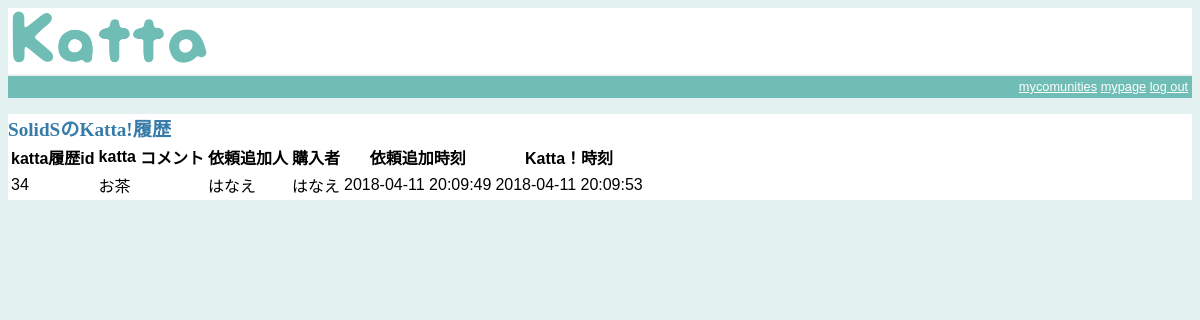
/kattahist?comuid=5 (signed in), run on the app's committed database.
### tables this page shows
CREATE TABLE comunity(
  comuid integer primary key autoincrement,
  comuname string not null,
  comupass string not null
);

CREATE TABLE comubhist(
  comubhsid integer primary key autoincrement,
  comubuysid integer,
  buycomuid integer not null,
  buyuserid integer not null,
  boughtuserid integer not null,
  comubuy string not null,
  comubuytime default CURRENT_TIMESTAMP,
  kattatime default CURRENT_TIMESTAMP,
  comuetc text default ""
);

CREATE TABLE users(
  userid integer primary key autoincrement,
  username string not null,
  nickname string not null,
  password string not null,
  maincomuid integer default 0
);

### katta.py (the view)
@app.route('/kattahist', methods=['GET'])
def kattahist():
    comuid = request.args.get('comuid', type=int)
    cur = g.db.execute('select * from comubhist where buycomuid = ? order by comubhsid desc',[comuid])
    CHdict = [dict(comubhsid=row[0], comubuysid=row[1], buycomuid=row[2], buyuserid=row[3], boughtuserid=row[4], comubuy=row[5], comubuytime=row[6], kattatime=row[7], comuetc=row[8]) for row in cur.fetchall()]
    mx = [['' for i in range(9)] for j in range(len(CHdict))]
    for i in range(len(CHdict)):
        mx[i][0] = CHdict[i]['comubhsid']
        mx[i][1] = CHdict[i]['comubuysid']
        mx[i][2] = CHdict[i]['buycomuid']
        mx[i][3] = CHdict[i]['buyuserid']
        mx[i][4] = CHdict[i]['boughtuserid']
        mx[i][5] = CHdict[i]['comubuy']
        mx[i][6] = CHdict[i]['comubuytime']
        mx[i][7] = CHdict[i]['kattatime']
        mx[i][8] = CHdict[i]['comuetc']
        i += 1
    kattahists = []
    comuname = getComuN(comuid)
    for i in range(len(CHdict)):
        buyuser = getNicname(mx[i][3])
        boughtuser = getNicname(mx[i][4])
        kattahists.append(dict(comubhsid=mx[i][0],buyuser=buyuser,boughtuser=boughtuser,comubuy=mx[i][5], comubuytime=mx[i][6],kattatime=mx[i][7],comuetc=mx[i][8]))
        i += 1
    return render_template('kattahist.html', comuname=comuname,kattahists=kattahists)

### katta.py (called while the page is built)
def connect_db():
    return sqlite3.connect(app.config['DATABASE'])

def NaPlist():
    cur = g.db.execute('select userid, username, nickname, password, maincomuid from users order by userid')
    NaPdict = [dict(userid=row[0], username=row[1], nickname=row[2], password=row[3], maincomuid=row[4]) for row in cur.fetchall()]
    x = [['' for i in range(5)]for j in range(len(NaPdict))]
    for ii in range(len(NaPdict)):
        x[ii][0] = NaPdict[ii]["userid"]
        x[ii][1] = NaPdict[ii]["username"]
        x[ii][2] = NaPdict[ii]["nickname"]
        x[ii][3] = NaPdict[ii]["password"]
        x[ii][4] = NaPdict[ii]["maincomuid"]
        ii += 1
    return x

def getNicname(userid):
    x = NaPlist()
    y = []
    ans = "anknown user"
    for i in range(len(x)):
        if userid == x[i][0]:
            ans = x[i][2]
        i += 1
    return ans

def CNaPlist():
    cur = g.db.execute('select * from comunity order by comuid')
    CNaPdict = [dict(comuid=row[0], comuname=row[1], comupass=row[2]) for row in cur.fetchall()]
    cx = [['' for i in range(3)]for j in range(len(CNaPdict))]
    for ii in range(len(CNaPdict)):
        cx[ii][0] = CNaPdict[ii]["comuid"]
        cx[ii][1] = CNaPdict[ii]["comuname"]
        cx[ii][2] = CNaPdict[ii]["comupass"]
        ii += 1
    return cx

def getComuN(comuid):
    cx = CNaPlist()
    cy = []
    for i in range(len(cx)):
        cy.append(cx[i][0])
        i += 1
    if comuid in cy:
        comun = cx[cy.index(comuid)][1]
    else:
        comun = 0
    return comun

@app.before_request
def before_request():
    g.db = connect_db()
    if session.get('logged_in'):
        if app.config['USERNAME'] == '':
            logout()

@app.after_request
def after_request(response):
    g.db.close()
    return response

### templates/kattahist.html
{% extends "layout.html" %}
{% block body %}
  {% if session.logged_in %}
    <h2>{{ comuname }}のKatta!履歴</h2>
      <table>
        <tr>
          <th>katta履歴id</th>
          <th>katta</th>
          <th>コメント</th>
          <th>依頼追加人</th>
          <th>購入者</th>
          <th>依頼追加時刻</th>
          <th>Katta！時刻</th>
        </tr>
        {% for katta in kattahists %}
        <tr>
          <td>{{ katta.comubhsid }}</td>
          <td>{{ katta.comubuy }}</td>
          <td>{{ katta.comuetc }}</td>
          <td>{{ katta.buyuser }}</td>
          <td>{{ katta.boughtuser }}</td>
          <td>{{ katta.comubuytime }}</td>
          <td>{{ katta.kattatime }}</td>
        </tr>
        {% else %}
        <p>Katta履歴はありません</p>
        {% endfor %}
      </table>
  {% endif %}
{% endblock %}

### static/style.css (style rules this page uses)
a, h1, h2 { color: #377BA8; }
h1, h2 { font-family: 'Georgia', serif; margin: 0; }
h2 { font-size: 1.2em; }

### data on the page
comunity: comuname "SolidS"
comubhist: comubuy "お茶", comubuytime "2018-04-11 20:09:49", kattatime "2018-04-11 20:09:53"
users: buyuser "はなえ", boughtuser "はなえ"

### other printed values
{{ katta.comubhsid }} "34"
